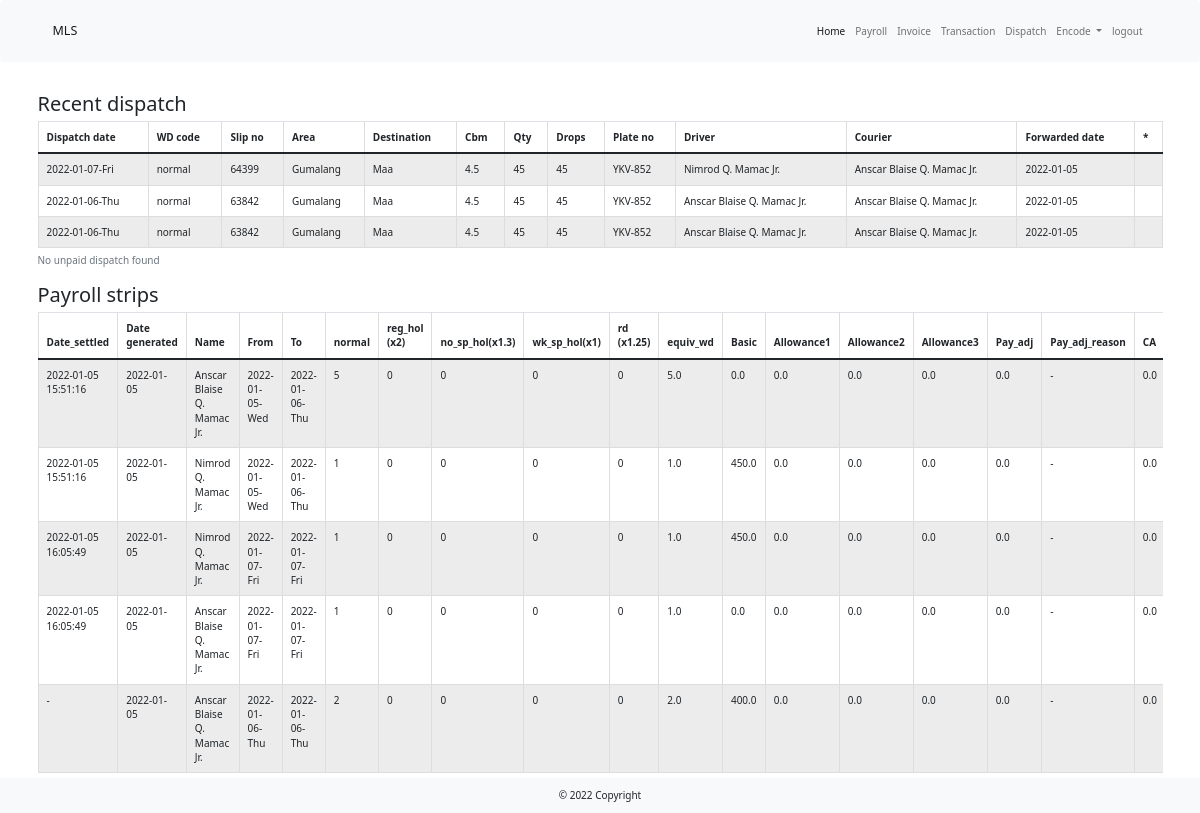
Screenshot of /payroll (signed in) with the database file from the repository.
### main.py (models this page shows)
class DispatchTable(UserMixin, db.Model):
    __tablename__ = "dispatch"
    id = db.Column(db.Integer, primary_key=True, unique=True)
    dispatch_date = db.Column(db.String(100), nullable=False)
    wd_code = db.Column(db.String(100), nullable=False)
    slip_no = db.Column(db.String(100), nullable=False)
    route = db.Column(db.String(100), nullable=False)
    area = db.Column(db.String(250))
    destination = db.Column(db.String(100))
    odo_start = db.Column(db.Integer)
    odo_end = db.Column(db.Integer)
    km = db.Column(db.Float(precision=1))
    cbm = db.Column(db.Float(precision=1), nullable=False)
    qty = db.Column(db.Integer, nullable=False)
    drops = db.Column(db.Integer, nullable=False)
    std_rate = db.Column(db.Float(precision=1), nullable=False)
    rate = db.Column(db.Float(precision=1), nullable=False)
    plate_no = db.Column(db.String(100), nullable=False)
    driver = db.Column(db.String(100), nullable=False)
    courier = db.Column(db.String(100), nullable=False)
    forwarded_date = db.Column(db.String(100), nullable=False)
    invoice_no = db.Column(db.String(100))
    or_no = db.Column(db.String(100))
    or_amt = db.Column(db.Float(precision=1))
    encoded_on = db.Column(db.String(100), nullable=False)
    encoded_by = db.Column(db.String(100))
    encoder_id = db.Column(db.Integer, db.ForeignKey("users.id"))
    encoder = relationship("UserTable", back_populates="dispatch")

class PayStripTable(UserMixin, db.Model):
    __tablename__ = "pay_strip"
    id = db.Column(db.Integer, primary_key=True, unique=True)
    date_settled = db.Column(db.String(100))
    start_date = db.Column(db.String(100), nullable=False)
    end_date = db.Column(db.String(100), nullable=False)
    employee_name = db.Column(db.String(100), nullable=False)
    employee_id = db.Column(db.String(100), nullable=False)
    normal = db.Column(db.Integer)
    reg_hol = db.Column(db.Integer)
    no_sp_hol = db.Column(db.Integer)
    wk_sp_hol = db.Column(db.Integer)
    rd = db.Column(db.Integer)
    equiv_wd = db.Column(db.Float(precision=2))
    basic = db.Column(db.Float(precision=2))
    allowance1 = db.Column(db.Float(precision=2))
    allowance2 = db.Column(db.Float(precision=2))
    allowance3 = db.Column(db.Float(precision=2))
    pay_adj = db.Column(db.Float(precision=2))
    pay_adj_reason = db.Column(db.String(250))
    cash_adv = db.Column(db.Float(precision=2))
    ca_date = db.Column(db.String(100))
    ca_deduction = db.Column(db.Float(precision=2))
    ca_remaining = db.Column(db.Float(precision=2))
    sss = db.Column(db.Float(precision=2))
    philhealth = db.Column(db.Float(precision=2))
    pag_ibig = db.Column(db.Float(precision=2))
    life_insurance = db.Column(db.Float(precision=2))
    income_tax = db.Column(db.Float(precision=2))
    total_pay = db.Column(db.Float(precision=2))
    total_deduct = db.Column(db.Float(precision=2))
    net_pay = db.Column(db.Float(precision=2))
    transferred_amt1 = db.Column(db.Float(precision=2))
    transferred_amt2 = db.Column(db.Float(precision=2))
    carry_over_next_month = db.Column(db.Float(precision=2))
    carry_over_past_month = db.Column(db.Float(precision=2))
    gen_date = db.Column(db.String(100))
    paid_by = db.Column(db.String(100))
    dispatch_ids = db.Column(db.String(200))

### main.py (the view)
@app.route("/payroll", methods=["Get", "Post"])
def payroll():
    with create_engine('sqlite:///lbc_dispatch.db').connect() as cnx:
        raw = pd.read_sql_table(
            table_name="dispatch",
            con=cnx, index_col='dispatch_date',
            columns=['id', 'dispatch_date', 'wd_code', 'slip_no',
                     'area', 'destination', 'cbm', 'qty', 'drops', 'plate_no',
                     'driver', 'courier', 'forwarded_date'
                     ],
        )
    unpaid_cnt = is_found(raw["forwarded_date"], "-")
    if unpaid_cnt > 0:
        paid = False
        df = raw.groupby("forwarded_date").get_group("-").sort_values("dispatch_date", ascending=False)  # group of unpaid dispatches
    else:
        paid = True
        df = raw.head(n=25).sort_values("dispatch_date", ascending=False)
    with create_engine('sqlite:///lbc_dispatch.db').connect() as cnx:
        strip_df = pd.read_sql_table(table_name="pay_strip", con=cnx)
        pay_strip_df = strip_df.head(n=25).sort_values("gen_date", ascending=False)
    return render_template("payroll.html", unpaid_df=df, pay_strip_df=pay_strip_df, paid=paid, unpaid_cnt=unpaid_cnt)

### _util.py (called while the page is built)
def is_found(list_to_check, char_to_find):
    cnt = 0
    for item in list_to_check:
        if item == char_to_find:
            cnt += 1
    if cnt > 0:
        return cnt
    else:
        return cnt

### main.py (called while the page is built)
@login_manager.user_loader
def load_user(user_id):
    return UserTable.query.get(int(user_id))

### templates/payroll.html (shortened to what this page needs)
{% extends 'bootstrap/base.html' %}
{% import "bootstrap/wtf.html" as wtf %}
{% block content %}
    {% include '_header.html' %}
    <div class="container my-5">
        <h2>Recent dispatch</h2>
        <div class="table-responsive">
            <table class="table table-striped table-hover table-bordered table-sm">
                {% if paid: %}
                    <caption>No unpaid dispatch found</caption>
                {% else: %}
                    <caption>Found {{unpaid_cnt }} unpaid dispatched. <a href="{{ url_for('add_payroll')}}" class="btn btn-primary">Forward to paystrip</a></caption>
                {% endif %}
                <thead>
                <tr>
                    <th scope="col">Dispatch date</th>
                    <th scope="col">WD code</th>
                    <th scope="col">Slip no</th>
                    <th scope="col">Area</th>
                    <th scope="col">Destination</th>
                    <th scope="col">Cbm</th>
                    <th scope="col">Qty</th>
                    <th scope="col">Drops</th>
                    <th scope="col">Plate no</th>
                    <th scope="col">Driver</th>
                    <th scope="col">Courier</th>
                    <th scope="col">Forwarded date</th>
                    <th scope="col">*</th>
                </tr>
                </thead>
                <tbody>
                {% for row in unpaid_df.itertuples(): %}
                <tr>
                    <td>{{ row[2] }}</td>
                    <td>{{ row[3] }}</td>
                    <td>{{ row[4] }}</td>
                    <td>{{ row[5] }}</td>
                    <td>{{ row[6] }}</td>
                    <td>{{ row[7] }}</td>
                    <td>{{ row[8] }}</td>
                    <td>{{ row[9] }}</td>
                    <td>{{ row[10] }}</td>
                    <td>{{ row[11] }}</td>
                    <td>{{ row[12] }}</td>
                    <td>{{ row[13] }}</td>
                    {% if paid %}
                        <td><a hidden href="{{ url_for('edit_dispatch', dispatch_id=row[1])}}">edit</a></td>
                    {% else: %}
                        <td><a href="{{ url_for('edit_dispatch', dispatch_id=row[1])}}">edit</a></td>
                    {% endif %}
                </tr>
                {% endfor %}
                </tbody>
            </table>
        </div>
        <h2>Payroll strips</h2>
        <div class="table-responsive">
            <table class="table table-striped table-hover table-bordered table-sm">
                <thead>
                <tr>
                    <th scope="col">Date_settled</th>
                    <th scope="col">Date generated</th>
                    <th scope="col">Name</th>
                    <th scope="col">From</th>
                    <th scope="col">To</th>
                    <th scope="col">normal</th>
                    <th scope="col">reg_hol (x2)</th>
                    <th scope="col">no_sp_hol(x1.3)</th>
                    <th scope="col">wk_sp_hol(x1)</th>
                    <th scope="col">rd (x1.25)</th>
                    <th scope="col">equiv_wd</th>
                    <th scope="col">Basic</th>
                    <th scope="col">Allowance1</th>
                    <th scope="col">Allowance2</th>
                    <th scope="col">Allowance3</th>
                    <th scope="col">Pay_adj</th>
                    <th scope="col">Pay_adj_reason</th>
                    <th scope="col">CA</th>
                </tr>
                </thead>
                <tbody>
                {% for row in pay_strip_df.itertuples(): %}
                <tr>
                    <td>{{ row[2] }}</td>
                    <td>{{ row[35] }}</td>
                    <td>{{ row[5] }}</td>
                    <td>{{ row[3] }}</td>
                    <td>{{ row[4] }}</td>
                    <td>{{ row[7] }}</td>
                    <td>{{ row[8] }}</td>
                    <td>{{ row[9] }}</td>
                    <td>{{ row[10] }}</td>
                    <td>{{ row[11] }}</td>
                    <td>{{ row[12] }}</td>
                    <td>{{ row[13] }}</td>
                    <td>{{ row[14] }}</td>
                    <td>{{ row[15] }}</td>
                    <td>{{ row[16] }}</td>
                    <td>{{ row[17] }}</td>
                    <td>{{ row[18] }}</td>
                    <td>{{ row[19] }}</td>
                </tr>
                {% endfor %}
                </tbody>
            </table>
        </div>
    </div>
    {% include '_footer.html' %}
{% endblock  %}

### rows the page displays
DispatchTable: dispatch_date "2022-01-07-Fri", wd_code "normal", slip_no "64399", area "Gumalang", destination "Maa", cbm "4.5", qty "45", drops "45", plate_no "YKV-852", driver "Nimrod Q. Mamac Jr.", courier "Anscar Blaise Q. Mamac Jr.", forwarded_date "2022-01-05"
DispatchTable: dispatch_date "2022-01-06-Thu", wd_code "normal", slip_no "63842", area "Gumalang", destination "Maa", cbm "4.5", qty "45", drops "45", plate_no "YKV-852", driver "Anscar Blaise Q. Mamac Jr.", courier "Anscar Blaise Q. Mamac Jr.", forwarded_date "2022-01-05"
DispatchTable: dispatch_date "2022-01-06-Thu", wd_code "normal", slip_no "63842", area "Gumalang", destination "Maa", cbm "4.5", qty "45", drops "45", plate_no "YKV-852", driver "Anscar Blaise Q. Mamac Jr.", courier "Anscar Blaise Q. Mamac Jr.", forwarded_date "2022-01-05"
PayStripTable: date_settled "2022-01-05 15:51:16", gen_date "2022-01-05", employee_name "Anscar Blaise Q. Mamac Jr.", start_date "2022-01-05-Wed", end_date "2022-01-06-Thu", normal "5", no_sp_hol "0", wk_sp_hol "0", rd "0", row "0", equiv_wd "5.0", allowance1 "0.0", allowance2 "0.0", allowance3 "0.0", pay_adj "0.0", row "0.0", row "-"
PayStripTable: date_settled "2022-01-05 15:51:16", gen_date "2022-01-05", employee_name "Nimrod Q. Mamac Jr.", start_date "2022-01-05-Wed", end_date "2022-01-06-Thu", normal "1", no_sp_hol "0", wk_sp_hol "0", rd "0", row "0", equiv_wd "1.0", row "450.0", allowance2 "0.0", allowance3 "0.0", pay_adj "0.0", row "0.0", row "-"
PayStripTable: date_settled "2022-01-05 16:05:49", gen_date "2022-01-05", employee_name "Nimrod Q. Mamac Jr.", start_date "2022-01-07-Fri", end_date "2022-01-07-Fri", normal "1", no_sp_hol "0", wk_sp_hol "0", rd "0", row "0", equiv_wd "1.0", row "450.0", allowance2 "0.0", allowance3 "0.0", pay_adj "0.0", row "0.0", row "-"
PayStripTable: date_settled "2022-01-05 16:05:49", gen_date "2022-01-05", employee_name "Anscar Blaise Q. Mamac Jr.", start_date "2022-01-07-Fri", end_date "2022-01-07-Fri", normal "1", no_sp_hol "0", wk_sp_hol "0", rd "0", row "0", equiv_wd "1.0", allowance1 "0.0", allowance2 "0.0", allowance3 "0.0", pay_adj "0.0", row "0.0", row "-"
PayStripTable: row "-", gen_date "2022-01-05", employee_name "Anscar Blaise Q. Mamac Jr.", start_date "2022-01-06-Thu", end_date "2022-01-06-Thu", normal "2", no_sp_hol "0", wk_sp_hol "0", rd "0", row "0", equiv_wd "2.0", basic "400.0", allowance2 "0.0", allowance3 "0.0", pay_adj "0.0", row "0.0"
